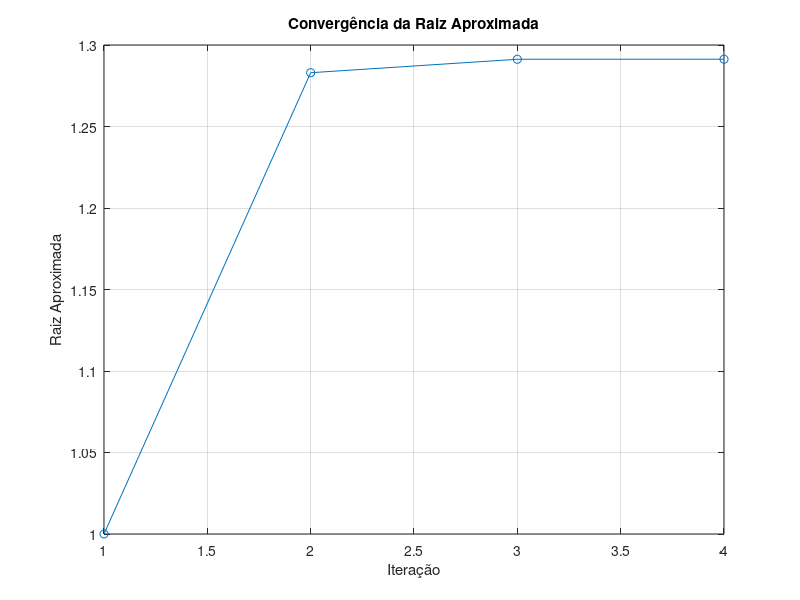

Here is the MATLAB script that generated this plot:
funcao = @(x) (1 / (4 * pi * 8.9e-12)) * (2e-5 * 2e-5 * x) / ((x^2 + 0.85^2)^(3/2)) - 1.25;
funcao_derivada = @(x) (1 / (4 * pi * 8.9e-12)) * (2e-5 * 2e-5 * ((x^2 + 0.85^2)^(3/2) - 3 * x^2 * (x^2 + 0.85^2)^(1/2))) / ((x^2 + 0.85^2)^3);
ea = 0;
ev = 0;
x0 = 1;
tolerancia = 1e-6;
n = 50;

x = x0;

% Inicializações para armazenar os resultados das iterações
iters = [];
raizes = [];
f_raizes = [];
aprox_errors = [];
true_errors = [];

fprintf('Iteração\tx\t    f(x)\tErro aproximado\t   Erro verdadeiro\n');

for i = 1:n
  xprox = x - (funcao(x)/funcao_derivada(x));
  if i ~= 1
    ea = abs((xprox - x)/xprox) * 100;
  else
    ea = 100;
  end

  ev = abs(1.291280 - x);
  fprintf('   %d\t    %f\t  %f\t  %f\t     %f\n', i, x, funcao(x), ea, ev);
  
  % Armazena os resultados de cada iteração
  iters(end + 1) = i;
  raizes(end + 1) = x;
  f_raizes(end + 1) = funcao(x);
  aprox_errors(end + 1) = ea;
  true_errors(end + 1) = ev;

  if ea < tolerancia
    fprintf('O valor de x é: %f\n', x);
    break;
  end

  x = xprox;
end

% Gráfico de convergência
plot(iters, raizes, '-o');
xlabel('Iteração');
ylabel('Raiz Aproximada');
title('Convergência da Raiz Aproximada');
grid on;
